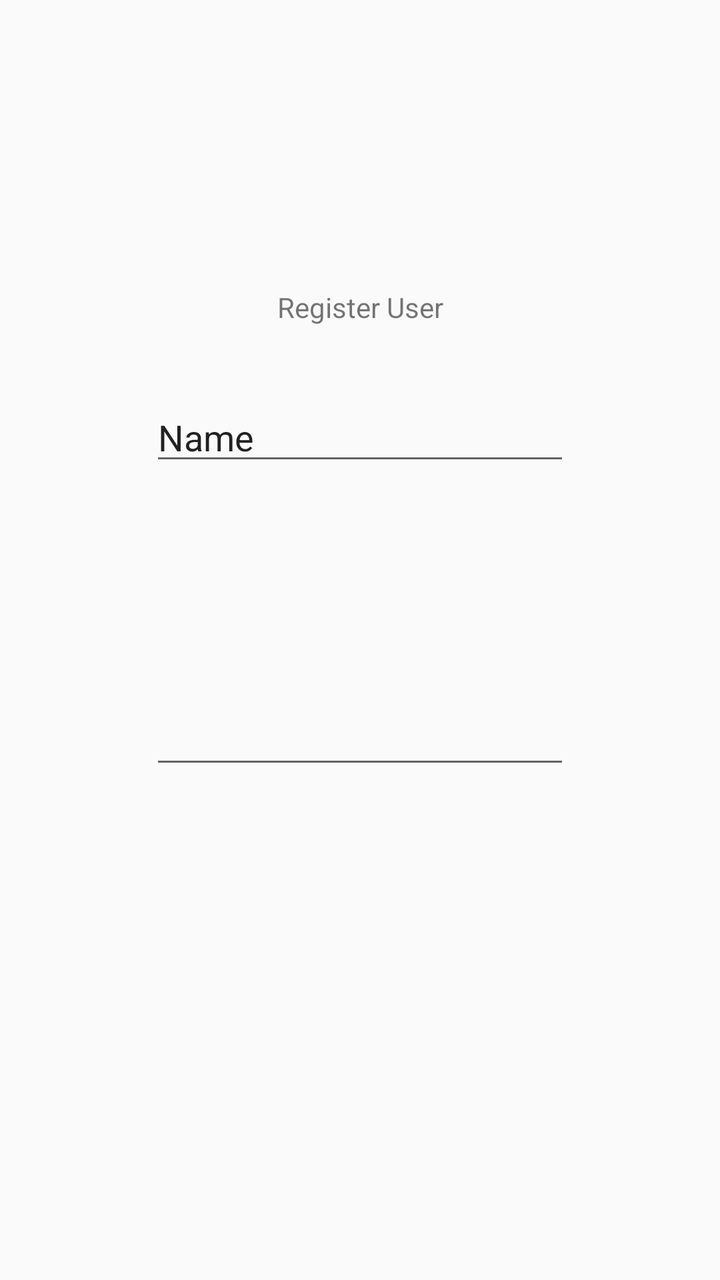
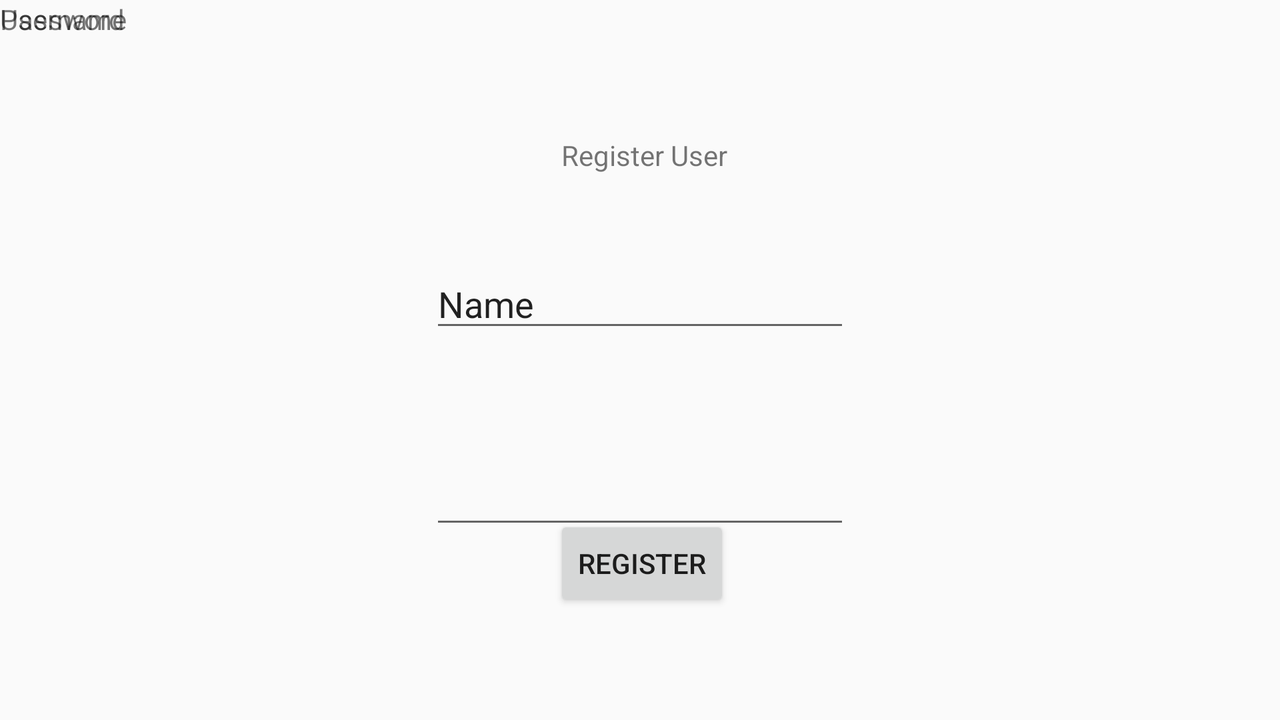

Two renders of one Android screen. The first uses the default layout on a phone; the second uses the alternative layout the repository ships for a different screen configuration, on a matching device. The two XML files are below.
<!-- AndroidManifest.xml: application theme Theme.AppCompat.Light.NoActionBar -->
<!-- res/layout/activity_register.xml -->
<?xml version="1.0" encoding="utf-8"?>
<androidx.constraintlayout.widget.ConstraintLayout xmlns:android="http://schemas.android.com/apk/res/android"
    xmlns:app="http://schemas.android.com/apk/res-auto"
    xmlns:tools="http://schemas.android.com/tools"
    android:layout_width="match_parent"
    android:layout_height="match_parent"
    tools:context=".RegisterActivity">

    <TextView
        android:id="@+id/registerText"
        android:layout_width="wrap_content"
        android:layout_height="wrap_content"
        android:layout_marginTop="144dp"
        android:text="@string/register_user"
        app:layout_constraintEnd_toEndOf="parent"
        app:layout_constraintStart_toStartOf="parent"
        app:layout_constraintTop_toTopOf="parent" />

    <EditText
        android:id="@+id/passInput"
        android:layout_width="wrap_content"
        android:layout_height="wrap_content"
        android:layout_marginTop="348dp"
        android:ems="10"
        android:inputType="textPassword"
        app:layout_constraintEnd_toEndOf="parent"
        app:layout_constraintStart_toStartOf="parent"
        app:layout_constraintTop_toTopOf="parent" />

    <EditText
        android:id="@+id/userInput"
        android:layout_width="wrap_content"
        android:layout_height="wrap_content"
        android:ems="10"
        android:inputType="textPersonName"
        android:text="Name"
        app:layout_constraintBottom_toBottomOf="parent"
        app:layout_constraintEnd_toEndOf="parent"
        app:layout_constraintStart_toStartOf="parent"
        app:layout_constraintTop_toTopOf="parent"
        app:layout_constraintVertical_bias="0.328" />

</androidx.constraintlayout.widget.ConstraintLayout>
<!-- resources referenced by this layout -->
<resources>
  <string name="register_user">Register User</string>
</resources>
<!-- res/layout-land/activity_register.xml (the repository's variant of the layout above) -->
<!-- drawn on the phone turned sideways -->
<?xml version="1.0" encoding="utf-8"?>
<androidx.constraintlayout.widget.ConstraintLayout xmlns:android="http://schemas.android.com/apk/res/android"
    xmlns:app="http://schemas.android.com/apk/res-auto"
    xmlns:tools="http://schemas.android.com/tools"
    android:layout_width="match_parent"
    android:layout_height="match_parent"
    tools:context=".RegisterActivity">

    <TextView
        android:id="@+id/passText2"
        android:layout_width="wrap_content"
        android:layout_height="wrap_content"
        android:text="@string/text_password"
        tools:layout_editor_absoluteX="393dp"
        tools:layout_editor_absoluteY="209dp" />

    <TextView
        android:id="@+id/userText2"
        android:layout_width="wrap_content"
        android:layout_height="wrap_content"
        android:text="@string/text_username"
        tools:layout_editor_absoluteX="391dp"
        tools:layout_editor_absoluteY="130dp" />

    <TextView
        android:id="@+id/registerText"
        android:layout_width="wrap_content"
        android:layout_height="wrap_content"
        android:layout_marginTop="68dp"
        android:text="@string/register_user"
        app:layout_constraintEnd_toEndOf="parent"
        app:layout_constraintHorizontal_bias="0.504"
        app:layout_constraintStart_toStartOf="parent"
        app:layout_constraintTop_toTopOf="parent" />

    <EditText
        android:id="@+id/passInput"
        android:layout_width="wrap_content"
        android:layout_height="wrap_content"
        android:layout_marginTop="228dp"
        android:ems="10"
        android:inputType="textPassword"
        app:layout_constraintEnd_toEndOf="parent"
        app:layout_constraintStart_toStartOf="parent"
        app:layout_constraintTop_toTopOf="parent" />

    <EditText
        android:id="@+id/userInput"
        android:layout_width="wrap_content"
        android:layout_height="wrap_content"
        android:ems="10"
        android:inputType="textPersonName"
        android:text="Name"
        app:layout_constraintBottom_toBottomOf="parent"
        app:layout_constraintEnd_toEndOf="parent"
        app:layout_constraintStart_toStartOf="parent"
        app:layout_constraintTop_toTopOf="parent"
        app:layout_constraintVertical_bias="0.407" />

    <Button
        android:id="@+id/regButton"
        android:layout_width="wrap_content"
        android:layout_height="wrap_content"
        android:text="@string/reg_button"
        app:layout_constraintBottom_toBottomOf="parent"
        app:layout_constraintEnd_toEndOf="parent"
        app:layout_constraintHorizontal_bias="0.502"
        app:layout_constraintStart_toStartOf="parent"
        app:layout_constraintTop_toTopOf="parent"
        app:layout_constraintVertical_bias="0.826" />

</androidx.constraintlayout.widget.ConstraintLayout>
<!-- resources referenced by the variant -->
<!-- as the phone turned sideways resolves them -->
<resources>
  <string name="reg_button">Register</string>
  <string name="register_user">Register User</string>
  <string name="text_password">Password</string>
  <string name="text_username">Username</string>
</resources>
